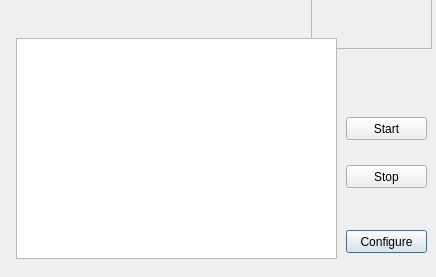
<?xml version="1.0" encoding="UTF-8"?>
<ui version="4.0">
 <class>DIInterruptClass</class>
 <widget class="QDialog" name="DIInterruptClass">
  <property name="geometry">
   <rect>
    <x>0</x>
    <y>0</y>
    <width>436</width>
    <height>277</height>
   </rect>
  </property>
  <property name="minimumSize">
   <size>
    <width>436</width>
    <height>277</height>
   </size>
  </property>
  <property name="maximumSize">
   <size>
    <width>436</width>
    <height>277</height>
   </size>
  </property>
  <property name="windowTitle">
   <string>DI Interrupt</string>
  </property>
  <widget class="QPushButton" name="btnConfig">
   <property name="geometry">
    <rect>
     <x>346</x>
     <y>230</y>
     <width>81</width>
     <height>23</height>
    </rect>
   </property>
   <property name="minimumSize">
    <size>
     <width>75</width>
     <height>23</height>
    </size>
   </property>
   <property name="text">
    <string>Configure</string>
   </property>
  </widget>
  <widget class="QFrame" name="background">
   <property name="geometry">
    <rect>
     <x>311</x>
     <y>-2</y>
     <width>121</width>
     <height>51</height>
    </rect>
   </property>
   <property name="minimumSize">
    <size>
     <width>0</width>
     <height>0</height>
    </size>
   </property>
   <property name="styleSheet">
    <string notr="true">QFrame#background{background-image:url(:/DIInterrupt/Resources/Background.png)}</string>
   </property>
   <property name="frameShape">
    <enum>QFrame::StyledPanel</enum>
   </property>
   <property name="frameShadow">
    <enum>QFrame::Raised</enum>
   </property>
  </widget>
  <widget class="QTableWidget" name="eventDataList">
   <property name="geometry">
    <rect>
     <x>16</x>
     <y>38</y>
     <width>321</width>
     <height>221</height>
    </rect>
   </property>
   <property name="minimumSize">
    <size>
     <width>321</width>
     <height>221</height>
    </size>
   </property>
   <property name="autoScroll">
    <bool>true</bool>
   </property>
   <property name="showGrid">
    <bool>false</bool>
   </property>
   <property name="rowCount">
    <number>0</number>
   </property>
   <property name="columnCount">
    <number>0</number>
   </property>
   <attribute name="verticalHeaderVisible">
    <bool>false</bool>
   </attribute>
  </widget>
  <widget class="QLabel" name="gifViewer">
   <property name="geometry">
    <rect>
     <x>241</x>
     <y>5</y>
     <width>25</width>
     <height>25</height>
    </rect>
   </property>
   <property name="minimumSize">
    <size>
     <width>25</width>
     <height>25</height>
    </size>
   </property>
   <property name="text">
    <string/>
   </property>
  </widget>
  <widget class="QPushButton" name="btnStop">
   <property name="geometry">
    <rect>
     <x>346</x>
     <y>165</y>
     <width>81</width>
     <height>23</height>
    </rect>
   </property>
   <property name="minimumSize">
    <size>
     <width>75</width>
     <height>23</height>
    </size>
   </property>
   <property name="text">
    <string>Stop</string>
   </property>
  </widget>
  <widget class="QPushButton" name="btnStart">
   <property name="geometry">
    <rect>
     <x>346</x>
     <y>117</y>
     <width>81</width>
     <height>23</height>
    </rect>
   </property>
   <property name="minimumSize">
    <size>
     <width>75</width>
     <height>23</height>
    </size>
   </property>
   <property name="text">
    <string>Start</string>
   </property>
  </widget>
 </widget>
 <layoutdefault spacing="6" margin="11"/>
 <resources/>
 <connections/>
</ui>
